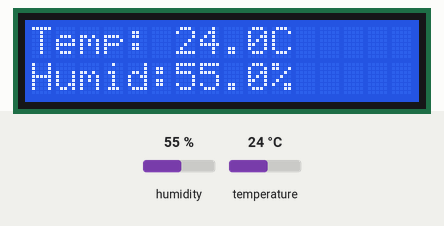
Simulated run of this sketch. Board: Arduino Uno, built with avr-gcc and run on an emulated ATmega328P. On the bench: 16×2 character LCD. The inputs (shaded band) are chosen by the test bench; at power-on: humidity 55 %, temperature 24 °C. What the sketch prints to the serial monitor is not drawn.

Above: at 1.3 s.
1.4 s: humidity set to 22 %
At 3.4 s:
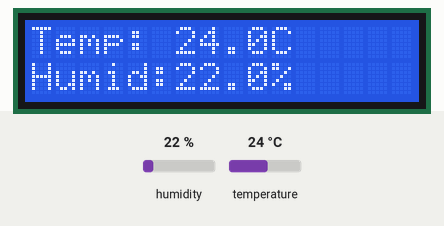
4.1 s: temperature set to 12 °C
At 4.9 s:
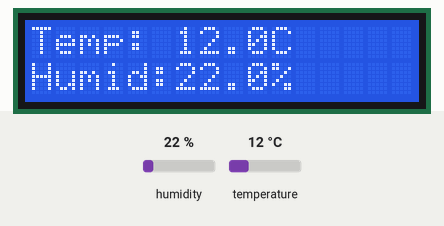
6.8 s: humidity set to 40 %
At 9.1 s:
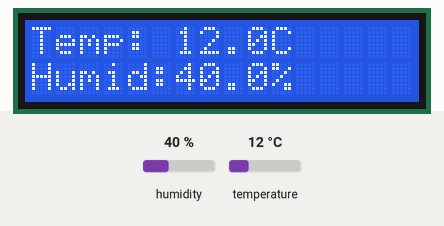
9.7 s: temperature set to 19 °C
At 10.7 s:
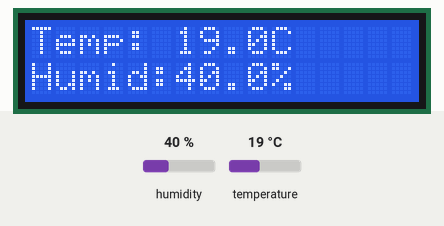
Timing chart, 0 to 12.7 s (numbered marks = the images above; inputs shaded):
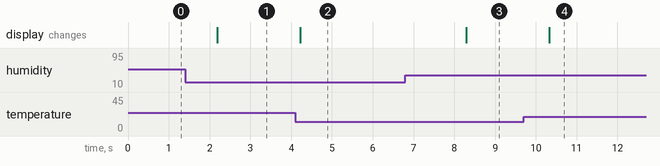

The sketch:

LCD_TEMPERATURE.ino
```cpp
#include <LiquidCrystal_I2C.h>
#include <DHT.h>

#define DHTPIN 2
#define DHTTYPE DHT22   // DHT 22 (AM2302), AM2321

DHT dht(DHTPIN, DHTTYPE);

LiquidCrystal_I2C lcd(0x27, 16, 2);  // เลขฐาน 16 set LCD address to 0x27

int screenWidth = 16;
int screenHeight = 2;

void setup() {
  Serial.begin(115200);
  Serial.println(F("DHT22 example!"));

  dht.begin();

  lcd.init();
  lcd.backlight();
  lcd.begin(screenWidth, screenHeight); // เซ็ตขนาดจอ
}

void loop() {
  lcd.setCursor(0, 0); // set บรรทัดแรก
  lcd.print("Temp: ");

  lcd.setCursor(0, 1); // set บรรทัดสอง
  lcd.print("Humid: ");

  float temperature = dht.readTemperature();
  float humidity = dht.readHumidity();

  if (isnan(temperature) || isnan(humidity)) {
    lcd.setCursor(6, 0);
    lcd.print("Error");
    lcd.setCursor(6, 1);
    lcd.print("Error");
    Serial.println(F("Failed to read from DHT sensor!"));
    return;
  }

  // Display temperature and humidity on the LCD
  lcd.setCursor(6, 0); // ตำแหน่ง X , Y ในจอ
  lcd.print(temperature, 1);
  lcd.print("C ");
  lcd.setCursor(6, 1);
  lcd.print(humidity, 1);
  lcd.print("%");

  // Display temperature and humidity on the Serial Monitor
  Serial.print(F("Temperature: "));
  Serial.print(temperature , 1);
  Serial.print(F("°C : "));
  Serial.print((temperature * 9/5) + 32 , 1);
  Serial.println(F("°F")); // println คือการปริ้นต่อท้ายอยู่ ปรืิ้นเสร็จนี้จะขึ้นบรรทัดใหม่


  Serial.print(F("Humidity: "));
  Serial.print(humidity , 1);
  Serial.println(F("%"));


  delay(2000);
}
```

Measured:
- after the input at 1.4 s, the display: changes after 0.79 s (image 1)
- after the input at 4.1 s, the display: changes after 0.13 s (image 2)
- after the input at 6.8 s, the display: changes after 1.5 s (image 3)
- after the input at 9.7 s, the display: changes after 0.62 s (image 4)
